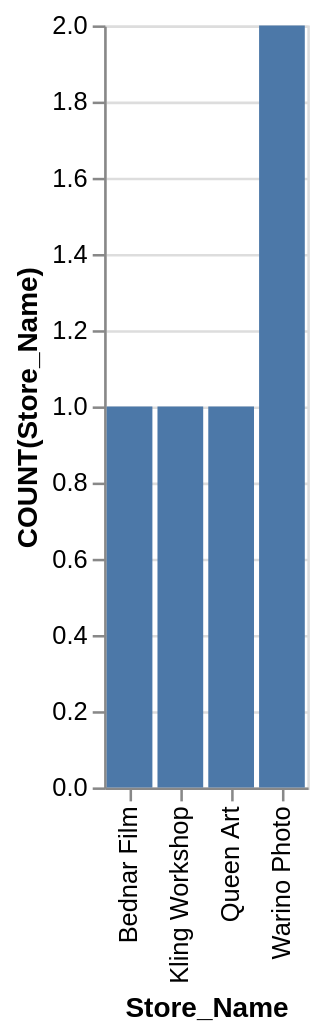

The specification (Vega-Lite) saved for this image:
### Vega-Lite specification from a JSON file in a GitHub repository (floating-point values rounded to 4 significant figures)
{"data": {"values": [{"x_data": "Bednar Film", "y_data": 1}, {"x_data": "Kling Workshop", "y_data": 1}, {"x_data": "Queen Art", "y_data": 1}, {"x_data": "Warino Photo", "y_data": 2}]}, "mark": "bar", "encoding": {"x": {"field": "x_data", "type": "nominal", "title": "Store_Name", "sort": "ascending"}, "y": {"field": "y_data", "type": "quantitative", "title": "COUNT(Store_Name)"}}}
